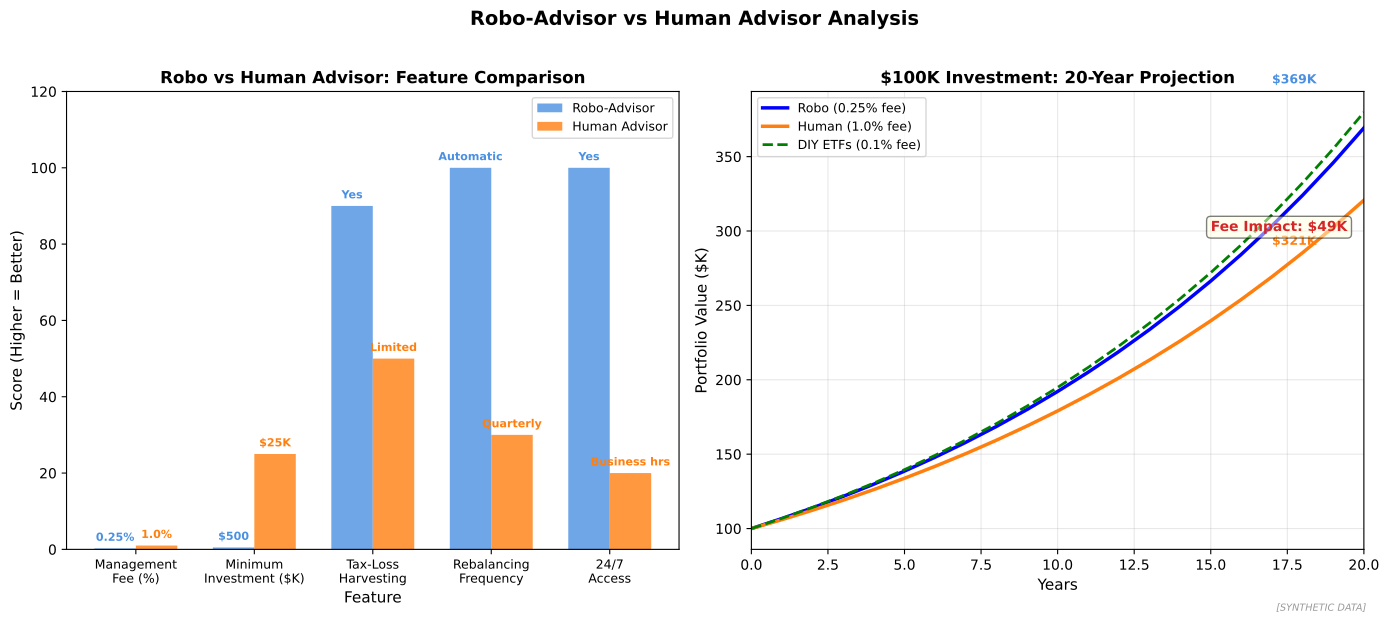

Python code for this plot:
"""
Robo-Advisor vs Human Advisor
Performance and cost comparison

Output: robo_vs_human.pdf
Module: module_03_ai_ml
Lesson: 33 - Robo-Advisors ML
"""

from pathlib import Path
import matplotlib.pyplot as plt
import numpy as np

CHART_METADATA = {
    'title': 'Robo vs Human',
    'module': 'module_03_ai_ml',
    'lesson': 33,
    'url': 'https://github.com/Digital-AI-Finance/digital-finance/tree/main/module_03_ai_ml/figures/robo_vs_human'
}

plt.rcParams.update({'font.size': 10, 'axes.labelsize': 10})

def create_chart():
    fig, axes = plt.subplots(1, 2, figsize=(14, 6))

    # Cost Comparison
    ax1 = axes[0]

    categories = ['Management\nFee (%)', 'Minimum\nInvestment ($K)', 'Tax-Loss\nHarvesting', 'Rebalancing\nFrequency', '24/7\nAccess']
    robo = [0.25, 0.5, 1, 1, 1]  # Normalized scores
    human = [1.0, 25, 0.5, 0.3, 0.2]

    x = np.arange(len(categories))
    width = 0.35

    # Invert for "lower is better" metrics
    robo_display = [0.25, 0.5, 90, 100, 100]
    human_display = [1.0, 25, 50, 30, 20]

    bars1 = ax1.bar(x - width/2, robo_display, width, label='Robo-Advisor', color='#4A90E2', alpha=0.8)
    bars2 = ax1.bar(x + width/2, human_display, width, label='Human Advisor', color='#FF7F0E', alpha=0.8)

    # Add value labels
    labels_robo = ['0.25%', '$500', 'Yes', 'Automatic', 'Yes']
    labels_human = ['1.0%', '$25K', 'Limited', 'Quarterly', 'Business hrs']

    for bar, label in zip(bars1, labels_robo):
        ax1.text(bar.get_x() + bar.get_width()/2, bar.get_height() + 2,
                label, ha='center', fontsize=8, fontweight='bold', color='#4A90E2')
    for bar, label in zip(bars2, labels_human):
        ax1.text(bar.get_x() + bar.get_width()/2, bar.get_height() + 2,
                label, ha='center', fontsize=8, fontweight='bold', color='#FF7F0E')

    ax1.set_xlabel('Feature', fontsize=11)
    ax1.set_ylabel('Score (Higher = Better)', fontsize=11)
    ax1.set_title('Robo vs Human Advisor: Feature Comparison', fontsize=12, fontweight='bold')
    ax1.set_xticks(x)
    ax1.set_xticklabels(categories, fontsize=9)
    ax1.legend(loc='upper right', fontsize=9)
    ax1.set_ylim(0, 120)

    # Long-term Performance (Net of Fees)
    ax2 = axes[1]

    years = np.arange(0, 21)

    # Starting with $100K, 7% gross return
    gross_return = 0.07
    robo_fee = 0.0025
    human_fee = 0.01

    robo_value = 100 * (1 + gross_return - robo_fee) ** years
    human_value = 100 * (1 + gross_return - human_fee) ** years
    diy_value = 100 * (1 + gross_return - 0.001) ** years  # DIY with low-cost ETFs

    ax2.plot(years, robo_value, 'b-', linewidth=2.5, label=f'Robo (0.25% fee)')
    ax2.plot(years, human_value, '-', color='#FF7F0E', linewidth=2.5, label=f'Human (1.0% fee)')
    ax2.plot(years, diy_value, 'g--', linewidth=2, label=f'DIY ETFs (0.1% fee)')

    # Final values annotation
    ax2.annotate(f'${robo_value[-1]:.0f}K', xy=(20, robo_value[-1]),
                xytext=(17, robo_value[-1]+30), fontsize=9, fontweight='bold', color='#4A90E2')
    ax2.annotate(f'${human_value[-1]:.0f}K', xy=(20, human_value[-1]),
                xytext=(17, human_value[-1]-30), fontsize=9, fontweight='bold', color='#FF7F0E')

    ax2.set_xlabel('Years', fontsize=11)
    ax2.set_ylabel('Portfolio Value ($K)', fontsize=11)
    ax2.set_title('$100K Investment: 20-Year Projection', fontsize=12, fontweight='bold')
    ax2.legend(loc='upper left', fontsize=9)
    ax2.grid(True, alpha=0.3)
    ax2.set_xlim(0, 20)

    # Difference annotation
    diff = robo_value[-1] - human_value[-1]
    ax2.annotate(f'Fee Impact: ${diff:.0f}K', xy=(15, 300),
                fontsize=10, fontweight='bold', color='#D62728',
                bbox=dict(boxstyle='round', facecolor='lightyellow', alpha=0.5))

    fig.suptitle('Robo-Advisor vs Human Advisor Analysis', fontsize=14, fontweight='bold', y=1.02)
    fig.text(0.98, 0.02, '[SYNTHETIC DATA]', fontsize=7, color='#999999', ha='right', style='italic')
    plt.tight_layout()

    output_path = Path(__file__).parent / 'robo_vs_human.pdf'
    plt.savefig(output_path, format='pdf', dpi=300, bbox_inches='tight')
    plt.close()
    print(f"Chart saved to: {output_path}")
    return output_path

if __name__ == '__main__':
    create_chart()
